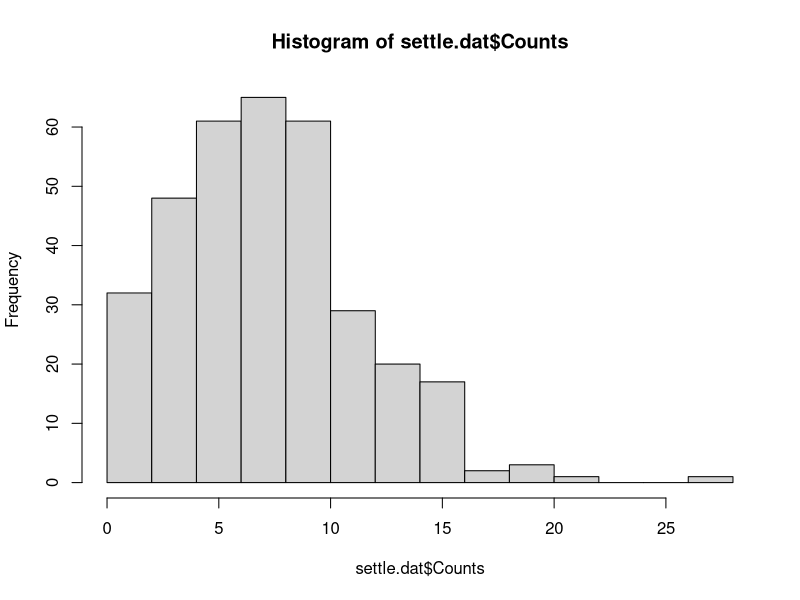

Here is the R script that generated this plot: (Note: this script raises an error after producing the figure.)
# Fig 2 ####
# Fig 2 should be differences in preference among biotypes tested
library("lme4")
library("car")
library("multcomp")
library("ggplot2")
library("emmeans")
library("MASS")
library("tidyverse")

settle.dat <- read.csv("./Data/settle mod.csv", header= TRUE) %>%
  mutate(Plant_sp = recode(Plant_sp, "Red Clover" = "Red clover", "Hairy Vetch" = "Hairy vetch"))

hist(settle.dat$Counts)

settle.dat$Plant <- settle.dat$Plant_sp

# First model

new.count.mod <- glm.nb(Counts ~ Biotype*Plant*Virus, data=settle.dat)

mod1_sa <- stepAIC(new.count.mod, direction = "both")

mod1_sa$anova

# Final model

final.count.mod <- glm.nb(Counts ~ Biotype + Plant + Plant*Biotype, data=settle.dat)

Anova(final.count.mod)

# Save model for table s2
saveRDS(final.count.mod, "./Models/table2_mod.rds")
saveRDS(new.count.mod, "./Models/table2b_mod.rds") #fully specified model

# get emmeans for posthoc tests
count.lsm <- cld(emmeans(final.count.mod, ~ Biotype|Plant), sort=FALSE, type="response", Letters=c("abc")) %>% as.data.frame()

#edit groupings so they line up better in ggplot
count.lsm$.group=gsub(" ", "", count.lsm$.group) 

#
Fig2 <- settle.dat %>% group_by(Biotype, Plant) %>%
  summarise(mean = mean(Counts), SEM = std.error(Counts, na.rm=TRUE)) %>% as.data.frame()

# join cld with raw mean and se
Fig2 <- left_join(x=Fig2, y=count.lsm, by = c("Biotype","Plant"))

#

#make figure for counts of aphids that move to each host plant
Fig2_plot <- ggplot(Fig2, aes(x=Biotype, y=mean)) +
  geom_bar(stat="identity", width=0.8, position="dodge") +
  geom_errorbar(aes(ymin=mean-(SEM), ymax=mean+(SEM)), position=position_dodge(0.8), width=0.1) +
  theme_bw(base_size = 12) + 
  theme(panel.grid.major = element_blank(),
        panel.grid.minor = element_blank(), axis.line = element_line(colour = "black")) +
  labs(y="Number of aphids that moved towards host plant", x="Aphid genotype grouping") + 
  scale_fill_grey() +
  theme(axis.line.x = element_line(color="black", size = 0.5),
        axis.line.y = element_line(color="black", size = 0.5)) +
  geom_text(aes(x = Biotype, y = (mean+SEM+2), label = .group), position=position_dodge(width=0.8)) +
  facet_wrap(~Plant)
Fig2_plot


ggsave(filename = "./Figures/Fig 3.png", plot = Fig2_plot, device = "png",
       width = 6, height = 5, units = "in")
